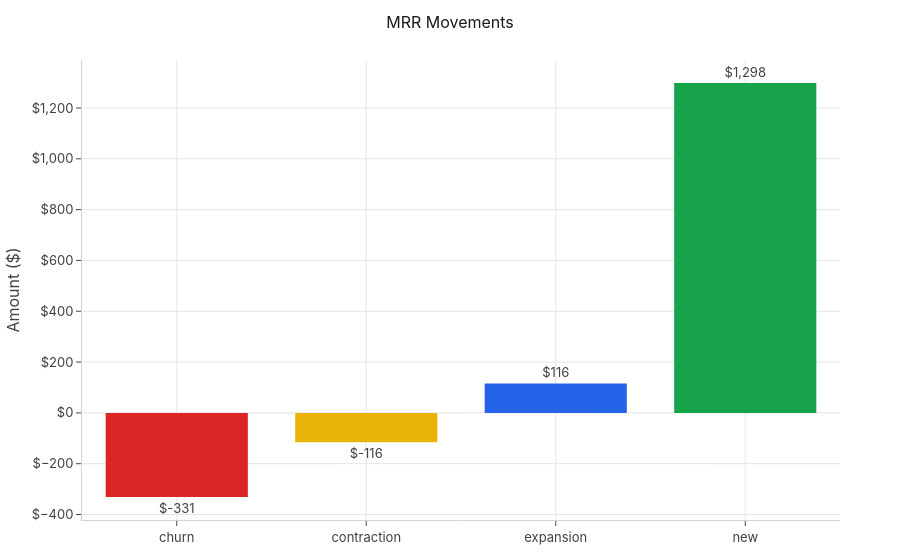

Here is the notebook cell this chart was saved with:
### Markdown cell above
## 3. MRR Breakdown (movements)

Tidemill classifies every MRR change into a **movement type**:

| Movement      | Meaning                                              |
|---------------|------------------------------------------------------|
| **new**       | First subscription for a customer                    |
| **expansion** | Upgrade or additional subscription                   |
| **contraction** | Downgrade (lower plan/fewer seats)                 |
| **churn**     | Cancellation — customer lost entirely                |
| **reactivation** | Previously churned customer returns               |

The breakdown endpoint sums these over the full period.

### Code cell
reports.mrr.plot_breakdown(reports.mrr.breakdown(tm, START, END))

### Figure 1 — Plotly figure (JSON) as saved in the notebook; plotly's stock layout.template omitted (floating-point values rounded to 4 significant figures)
{"data": [{"marker": {"color": ["#DC2626", "#EAB308", "#2563EB", "#16A34A"]}, "text": ["$-331", "$-116", "$116", "$1,298"], "textposition": "outside", "type": "bar", "x": ["churn", "contraction", "expansion", "new"], "y": [-331.0, -116.0, 116.0, 1298.0]}], "layout": {"title": {"text": "MRR Movements"}, "yaxis": {"tickformat": ",", "tickprefix": "$", "title": {"text": "Amount ($)"}}}}
